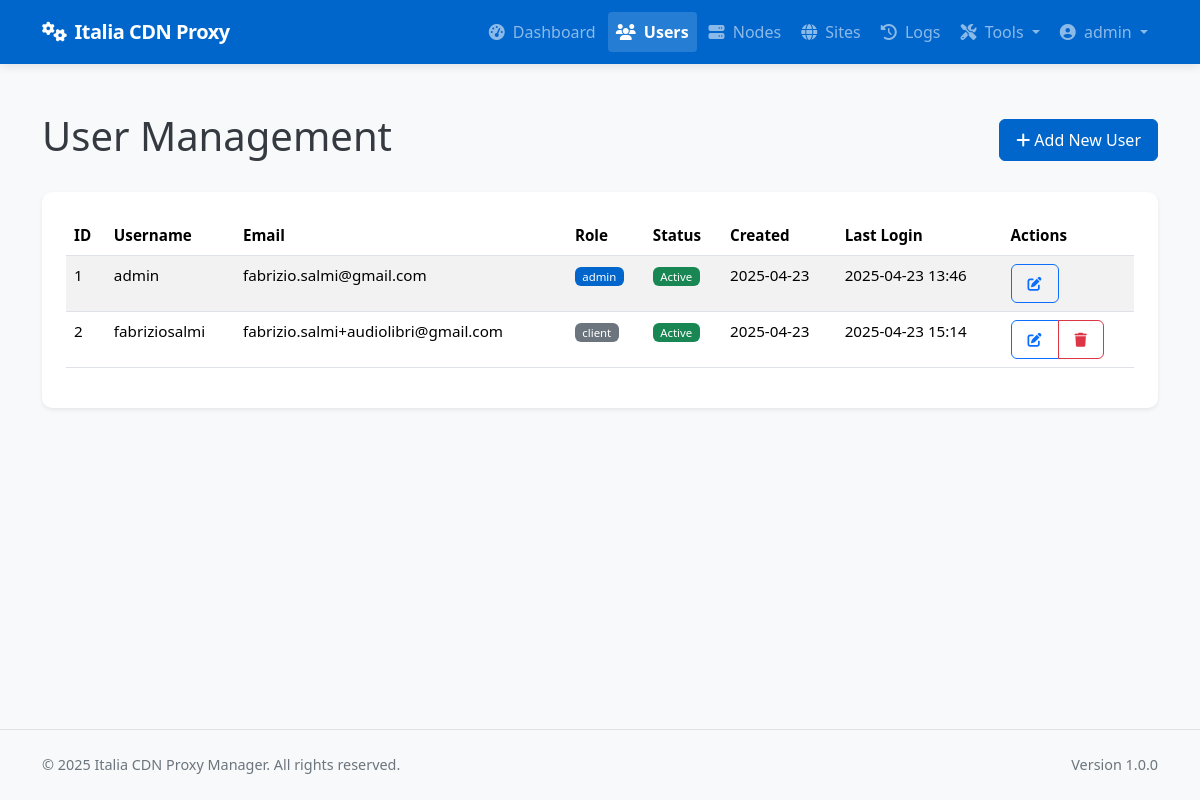
Page /admin/users (signed in) on the committed database.
### app/models/models.py (models this page shows, shortened)
class User(db.Model):
    __tablename__ = 'users'
    id = db.Column(db.Integer, primary_key=True)
    username = db.Column(db.String(64), unique=True, index=True, nullable=False)
    email = db.Column(db.String(120), unique=True, index=True, nullable=False)
    password_hash = db.Column(db.String(128), nullable=False)
    role = db.Column(db.String(20), nullable=False, default='client')  # 'admin' or 'client'
    is_active = db.Column(db.Boolean, default=True)
    created_at = db.Column(db.DateTime, default=datetime.utcnow)
    last_login = db.Column(db.DateTime, nullable=True)
    sites = db.relationship('Site', backref='owner', lazy='dynamic')
    def is_admin(self):
        return self.role == 'admin'

### app/controllers/admin.py (the view)
@admin.route('/users')
@login_required
@admin_required
def list_users():
    users = User.query.all()
    return render_template('admin/users/list.html', users=users)

### app/models/__init__.py (called while the page is built)
@login_manager.user_loader
def load_user(user_id):
    return User.query.get(int(user_id))

### app/services/access_control.py (called while the page is built)
def admin_required(f):
    @wraps(f)
    def decorated_function(*args, **kwargs):
        if not current_user.is_admin():
            flash('You need admin privileges to access this page.', 'error')
            return abort(403)
        return f(*args, **kwargs)
    return decorated_function

### app/templates/admin/users/list.html (shortened to what this page needs)
{% extends 'base.html' %}
{% block content %}
<div class="container py-4">
    <div class="d-flex justify-content-between align-items-center mb-4">
        <h1>User Management</h1>
        <a href="{{ url_for('admin.new_user') }}" class="btn btn-primary">
            <i class="fas fa-plus"></i> Add New User
        </a>
    </div>
    <div class="card shadow-sm">
        <div class="card-body">
            <div class="table-responsive">
                <table class="table table-striped table-hover">
                    <thead>
                        <tr>
                            <th>ID</th>
                            <th>Username</th>
                            <th>Email</th>
                            <th>Role</th>
                            <th>Status</th>
                            <th>Created</th>
                            <th>Last Login</th>
                            <th>Actions</th>
                        </tr>
                    </thead>
                    <tbody>
                        {% for user in users %}
                        <tr>
                            <td>{{ user.id }}</td>
                            <td>{{ user.username }}</td>
                            <td>{{ user.email }}</td>
                            <td><span class="badge bg-{{ 'primary' if user.role == 'admin' else 'secondary' }}">
                                {{ user.role }}
                            </span></td>
                            <td><span class="badge bg-{{ 'success' if user.is_active else 'danger' }}">
                                {{ 'Active' if user.is_active else 'Inactive' }}
                            </span></td>
                            <td>{{ user.created_at.strftime('%Y-%m-%d') }}</td>
                            <td>{{ user.last_login.strftime('%Y-%m-%d %H:%M') if user.last_login else 'Never' }}</td>
                            <td>
                                <div class="btn-group btn-group-sm">
                                    <a href="{{ url_for('admin.edit_user', user_id=user.id) }}" class="btn btn-outline-primary">
                                        <i class="fas fa-edit"></i>
                                    </a>
                                    {% if user.id != current_user.id %}
                                    <button type="button" class="btn btn-outline-danger"
                                            data-bs-toggle="modal"
                                            data-bs-target="#deleteUserModal"
                                            data-user-id="{{ user.id }}"
                                            data-username="{{ user.username }}">
                                        <i class="fas fa-trash"></i>
                                    </button>
                                    {% endif %}
                                </div>
                            </td>
                        </tr>
                        {% endfor %}
                    </tbody>
                </table>
            </div>
        </div>
    </div>
</div>
{% endblock %}

### app/templates/base.html (shortened to what this page needs)
<!DOCTYPE html>
<html lang="en">
<head>
    <link href="https://cdn.jsdelivr.net/npm/bootstrap@5.3.2/dist/css/bootstrap.min.css" rel="stylesheet">
    <link rel="stylesheet" href="https://cdnjs.cloudflare.com/ajax/libs/font-awesome/6.4.2/css/all.min.css">
</head>
<body>
    <header>
        <nav class="navbar navbar-expand-lg navbar-dark bg-primary">
            <div class="container">
                <a class="navbar-brand" href="/">
                    <i class="fas fa-cogs me-2"></i>Italia CDN Proxy
                </a>
                <div class="collapse navbar-collapse" id="navbarNav">
                    <ul class="navbar-nav ms-auto">
                        {% if current_user.is_authenticated %}
                            {% if current_user.is_admin() %}
                                <li class="nav-item">
                                    <a class="nav-link {% if request.endpoint == 'admin.dashboard' %}active{% endif %}" href="{{ url_for('admin.dashboard') }}">
                                        <i class="fas fa-tachometer-alt me-1"></i> Dashboard
                                    </a>
                                </li>
                                <li class="nav-item">
                                    <a class="nav-link {% if 'admin.list_users' in request.endpoint %}active{% endif %}" href="{{ url_for('admin.list_users') }}">
                                        <i class="fas fa-users me-1"></i> Users
                                    </a>
                                </li>
                                <li class="nav-item">
                                    <a class="nav-link {% if 'admin.list_nodes' in request.endpoint %}active{% endif %}" href="{{ url_for('admin.list_nodes') }}">
                                        <i class="fas fa-server me-1"></i> Nodes
                                    </a>
                                </li>
                                <li class="nav-item">
                                    <a class="nav-link {% if 'admin.list_sites' in request.endpoint %}active{% endif %}" href="{{ url_for('admin.list_sites') }}">
                                        <i class="fas fa-globe me-1"></i> Sites
                                    </a>
                                </li>
                                <li class="nav-item">
                                    <a class="nav-link {% if request.endpoint == 'admin.deployment_logs' %}active{% endif %}" href="{{ url_for('admin.deployment_logs') }}">
                                        <i class="fas fa-history me-1"></i> Logs
                                    </a>
                                </li>
                                <li class="nav-item dropdown">
                                    <a class="nav-link dropdown-toggle" href="#" id="adminToolsDropdown" role="button" data-bs-toggle="dropdown" aria-expanded="false">
                                        <i class="fas fa-tools me-1"></i> Tools
                                    </a>
                                </li>
                            {% endif %}
                            <li class="nav-item dropdown">
                                <a class="nav-link dropdown-toggle" href="#" id="userDropdown" role="button" data-bs-toggle="dropdown" aria-expanded="false">
                                    <i class="fas fa-user-circle me-1"></i> {{ current_user.username }}
                                </a>
                            </li>
                        {% endif %}
                    </ul>
                </div>
            </div>
        </nav>
    </header>
    <main>
        {% block content %}{% endblock %}
    </main>
    <footer class="bg-light py-4 mt-auto border-top">
        <div class="container">
            <div class="row">
                <div class="col-md-6 text-center text-md-start">
                    <p class="mb-0">&copy; 2025 Italia CDN Proxy Manager. All rights reserved.</p>
                </div>
                <div class="col-md-6 text-center text-md-end">
                    <p class="mb-0">Version 1.0.0</p>
                </div>
            </div>
        </div>
    </footer>
</body>
</html>

### app/templates/base.html (style rules this page uses)
:root { --primary-color: #0066CC; --primary-dark: #0052a3; --success-color: #198754; --info-color: #0dcaf0; --warning-color: #ffc107; --danger-color: #dc3545; }
body { min-height: 100vh; display: flex; flex-direction: column; background-color: #f8f9fa; color: #343a40; }
main { flex: 1; padding: 1.5rem 0; }
.navbar-brand { font-weight: 700; letter-spacing: -0.5px; }
.navbar { box-shadow: 0 2px 10px rgba(0, 0, 0, 0.1); padding: 0.75rem 1rem; }
.nav-link { font-weight: 500; transition: all 0.2s ease; padding: 0.5rem 1rem; border-radius: 4px; margin: 0 0.125rem; }
.card { border-radius: 0.625rem; box-shadow: 0 4px 12px rgba(0, 0, 0, 0.05); border: none; margin-bottom: 1.75rem; overflow: hidden; transition: transform 0.2s, box-shadow 0.2s; }
.card-body { padding: 1.5rem; }
.btn { border-radius: 0.375rem; padding: 0.5rem 1rem; font-weight: 500; transition: all 0.2s; }
.btn-primary { background-color: var(--primary-color); border-color: var(--primary-color); }
.bg-primary { background-color: var(--primary-color) !important; }
.table { font-size: 0.95rem; }
.table th { font-weight: 600; border-top: none; }
.table-striped tbody tr:nth-of-type(odd) { background-color: rgba(0, 0, 0, 0.02); }
.badge { font-weight: 500; padding: 0.35em 0.65em; }
.nav-link.active { font-weight: 600; background-color: rgba(255, 255, 255, 0.15); }
footer { font-size: 0.9rem; color: #6c757d; }

### rows in the picture
User: username "admin", id "1", email "fabrizio.salmi@gmail.com", role "admin", is_active "Active", created_at "2025-04-23", last_login "2025-04-23 13:46"
User: id "2", username "fabriziosalmi", email "fabrizio.salmi+audiolibri@gmail.com", role "client", is_active "Active", created_at "2025-04-23", last_login "2025-04-23 15:14"
